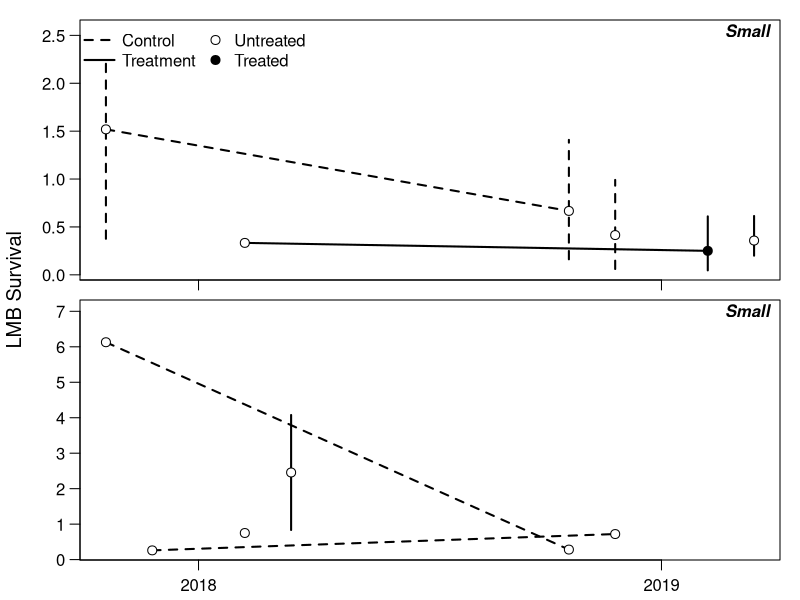

Source code (R):

dat = read.csv("data/lmb_output.csv")
dat$new = ifelse(dat$lake %in% c("drummond3", "lm", "promise", "mark"), 1, 0)
dat$drop = ifelse(dat$lake %in% c("lee county lake", "barbour county lake", "washington county lake"), 1, 0)

dat$surv[is.na(dat$surv)] = 0        # add a 0 in place of NA for removal
dat = dat[dat$surv != 0, ]           # remove 0 in surv

yvar = "surv"

datsub = dat[,c("year", "type", "times_treat", "size_class", "new", "drop", yvar)]

library(dplyr)

plot_dat_sml = datsub %>% filter(size_class == "small") %>%
  group_by(year, type, new, times_treat) %>%
  summarize(
    mn = mean(surv, na.rm = T),
    lwr = quantile(surv, 0.025, na.rm = T),
    upr = quantile(surv, 0.975, na.rm = T)
    ) %>% ungroup
plot_dat_big = datsub %>% filter(size_class == "big") %>%
  group_by(year, type, drop, times_treat) %>%
  summarize(
    mn = mean(surv, na.rm = T),
    lwr = quantile(surv, 0.025, na.rm = T),
    upr = quantile(surv, 0.975, na.rm = T)
    ) %>% ungroup

plot_dat_sml$year = as.numeric(plot_dat_sml$year)
plot_dat_big$year = as.numeric(plot_dat_big$year)

off_c1 = -0.2
off_c2 = off_c1/2
off_t2 = 0.2
off_t1 = off_t2/2
ppi = 600
png("lmb_surv.png", h = 7 * ppi, w = 4 * ppi, res = ppi)

# small lakes
par(mfrow = c(2,1), mar = c(0.5,1,0.5,1), oma = c(1.5,3,0.5,0), 
    cex.axis = 1, cex.lab = 1.2, mgp = c(1,0.75,0))
plot(1,1, type = "n", xlim = c(2018,2019) + range(c(off_c1, off_c2, off_t1, off_t2)), 
     ylim = range(plot_dat_sml[,c("lwr", "upr")]) * c(1, 1.15),
     xaxt = "n", las = 1, ylab = "")
usr = par("usr"); xdiff = usr[2] - usr[1]; ydiff = usr[4] - usr[3]
text(x = usr[2] - xdiff * 0, y = usr[4] - ydiff * 0.05, pos = 2, "Small", font = 4)

# controls (not new entries)
ind = c(1,3,7)
lines(mn ~ I(year + off_c1), data = plot_dat_sml[ind,], lwd = 2, lty = 2, type = "l")
with(plot_dat_sml[ind,], segments(I(year + off_c1), lwr, I(year + off_c1), upr, lty = 2, lwd = 2))
points(mn ~ I(year + off_c1), data = plot_dat_sml[ind,], pch = 21, bg = "white", cex = 1.2)

# treats (not new entries)
ind = c(2,6,10)
lines(mn ~ I(year + off_t1), data = plot_dat_sml[ind,], lwd = 2, type = "l")
with(plot_dat_sml[ind,], segments(I(year + off_t1), lwr, I(year + off_t1), upr, lwd = 2))
points(mn ~ I(year + off_t1), data = plot_dat_sml[ind,], pch = 21, 
       bg = c("white", "black", "black"), cex = 1.2)

# controls (new entry 2018)
ind = c(4,8)
lines(mn ~ I(year + off_c2), data = plot_dat_sml[ind,], lwd = 2, lty = 2, type = "l")
with(plot_dat_sml[ind,], segments(I(year + off_c2), lwr, I(year + off_c2), upr, lty = 2, lwd = 2))
points(mn ~ I(year + off_c2), data = plot_dat_sml[ind,], pch = 21, bg = "white", cex = 1.2)

# treats (new entry 2018)
ind = c(5,9)
lines(mn ~ I(year + off_t2), data = plot_dat_sml[ind,], lwd = 2, type = "l")
with(plot_dat_sml[ind,], segments(I(year + off_t2), lwr, I(year + off_t2), upr, lwd = 2))
points(mn ~ I(year + off_t2), data = plot_dat_sml[ind,], pch = 21,
       bg = c("white", "black"), cex = 1.2)

axis(side = 1, at = 2017:2019, labels = rep("", 3))
legend("topleft", legend = c("Control", "Treatment", "Untreated", "Treated"), ncol = 2,
       pch = c(NA, NA, 21, 21), pt.cex = c(NA, NA, 1.2, 1.2), pt.bg = c(NA, NA, "white", "black"),
       bty = "n", lty = c(2,1,NA,NA), lwd = c(2,2,NA,NA), x.intersp = c(0.5, 0.5, 0.25, 0.25))

# big lakes
plot_dat_big
plot(1,1, type = "n", xlim = c(2018,2019) + range(c(off_c1, off_c2, off_t1, off_t2)), 
     ylim = range(plot_dat_big[,c("lwr", "upr")]) * c(1, 1.15),
     xaxt = "n", las = 1, ylab = "")
usr = par("usr"); xdiff = usr[2] - usr[1]; ydiff = usr[4] - usr[3]
text(x = usr[2] - xdiff * 0, y = usr[4] - ydiff * 0.05, pos = 2, "Small", font = 4)

# controls (not new entries)
ind = c(1,5,9)
lines(mn ~ I(year + off_c1), data = plot_dat_big[ind,], lwd = 2, lty = 2, type = "l")
with(plot_dat_big[ind,], segments(I(year + off_c1), lwr, I(year + off_c1), upr, lty = 2, lwd = 2))
points(mn ~ I(year + off_c1), data = plot_dat_big[ind,], pch = 21, bg = "white", cex = 1.2)

# treats (not new entries)
ind = c(3,7,10)
lines(mn ~ I(year + off_t1), data = plot_dat_big[ind,], lwd = 2, type = "l")
with(plot_dat_big[ind,], segments(I(year + off_t1), lwr, I(year + off_t1), upr, lwd = 2))
points(mn ~ I(year + off_t1), data = plot_dat_big[ind,], pch = 21, 
       bg = c("white", "black", "black"), cex = 1.2)

# controls (new entry 2018)
ind = c(2,6)
lines(mn ~ I(year + off_c2), data = plot_dat_big[ind,], lwd = 2, lty = 2, type = "l")
with(plot_dat_big[ind,], segments(I(year + off_c2), lwr, I(year + off_c2), upr, lty = 2, lwd = 2))
points(mn ~ I(year + off_c2), data = plot_dat_big[ind,], pch = 21, bg = "white", cex = 1.2)

# treats (new entry 2018)
ind = c(4,8)
lines(mn ~ I(year + off_t2), data = plot_dat_big[ind,], lwd = 2, type = "l")
with(plot_dat_big[ind,], segments(I(year + off_t2), lwr, I(year + off_t2), upr, lwd = 2))
points(mn ~ I(year + off_t2), data = plot_dat_big[ind,], pch = 21, bg = c("white", "black"), cex = 1.2)

axis(side = 1, at = 2017:2019, labels = 2017:2019)
mtext(side = 2, outer = T, "LMB Survival", line = 1.75, cex = 1.2) 
dev.off()
